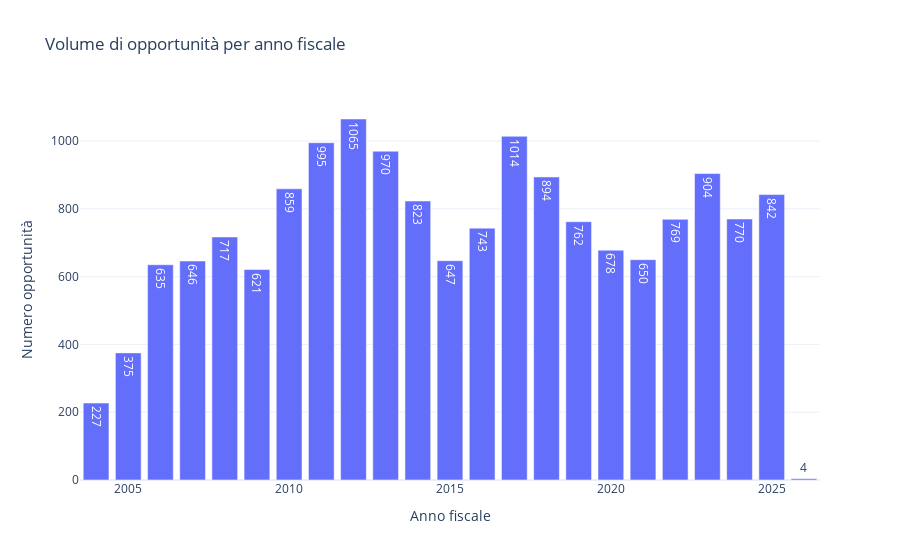
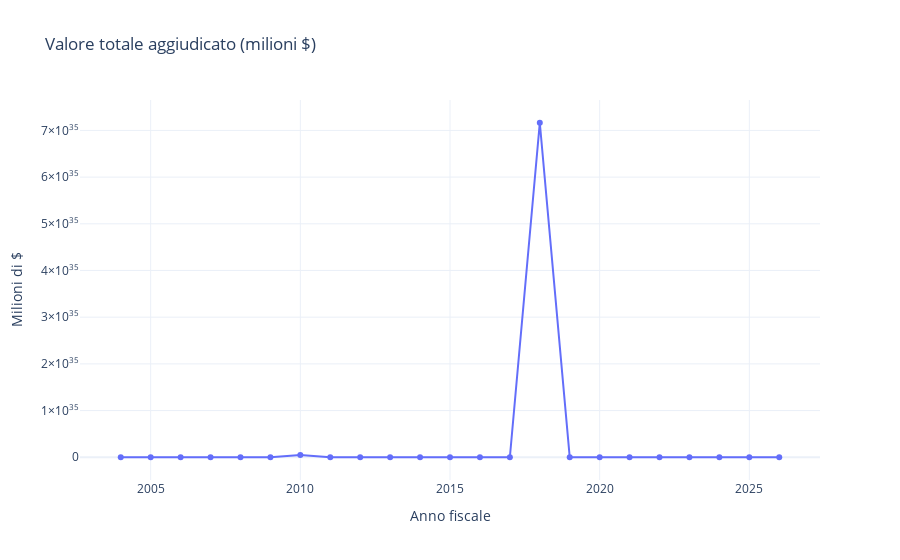
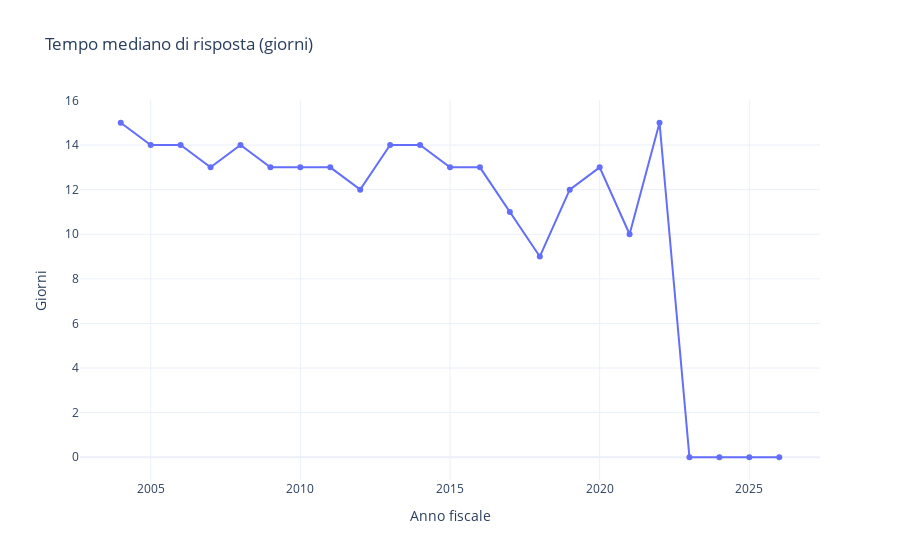
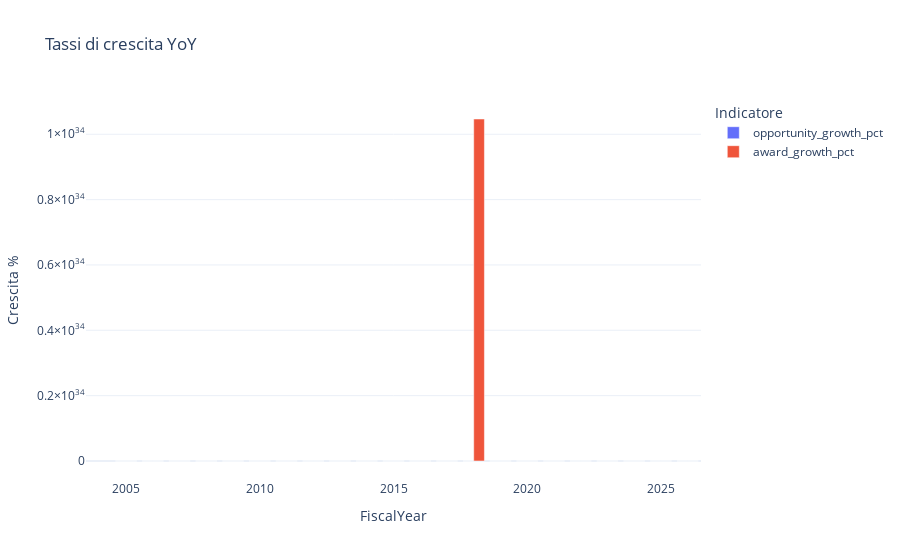

Notebook code cell kept with these figures, in order:
### Code cell
fig_volume = px.bar(
    yearly_stats,
    x="FiscalYear",
    y="total_opportunities",
    title="Volume di opportunità per anno fiscale",
    labels={"FiscalYear": "Anno fiscale", "total_opportunities": "Numero opportunità"},
    text_auto=True,
    template="plotly_white",
)
fig_award = px.line(
    yearly_stats,
    x="FiscalYear",
    y="total_awarded_mln",
    markers=True,
    title="Valore totale aggiudicato (milioni $)",
    labels={"FiscalYear": "Anno fiscale", "total_awarded_mln": "Milioni di $"},
    template="plotly_white",
)
fig_response = px.line(
    yearly_stats,
    x="FiscalYear",
    y="median_response_window_days",
    markers=True,
    title="Tempo mediano di risposta (giorni)",
    labels={"FiscalYear": "Anno fiscale", "median_response_window_days": "Giorni"},
    template="plotly_white",
)
fig_growth = px.bar(
    yearly_stats,
    x="FiscalYear",
    y=["opportunity_growth_pct", "award_growth_pct"],
    title="Tassi di crescita YoY",
    labels={"value": "Crescita %", "variable": "Indicatore"},
    barmode="group",
    template="plotly_white",
)

fig_volume.show()
fig_award.show()
fig_response.show()
fig_growth.show()

### Figure 1 — Plotly figure (JSON) as saved in the notebook; plotly's stock layout.template omitted (floating-point values rounded to 4 significant figures)
{"data": [{"hovertemplate": "Anno fiscale=%{x}<br>Numero opportunità=%{y}<extra></extra>", "legendgroup": "", "marker": {"color": "#636efa", "pattern": {"shape": ""}}, "name": "", "orientation": "v", "showlegend": false, "textposition": "auto", "texttemplate": "%{y}", "type": "bar", "x": [2004, 2005, 2006, 2007, 2008, 2009, 2010, 2011, 2012, 2013, 2014, 2015, 2016, 2017, 2018, 2019, 2020, 2021, 2022, 2023, 2024, 2025, 2026], "xaxis": "x", "y": [227, 375, 635, 646, 717, 621, 859, 995, 1065, 970, 823, 647, 743, 1014, 894, 762, 678, 650, 769, 904, 770, 842, 4], "yaxis": "y"}], "layout": {"barmode": "relative", "legend": {"tracegroupgap": 0}, "title": {"text": "Volume di opportunità per anno fiscale"}, "xaxis": {"anchor": "y", "domain": [0, 1], "title": {"text": "Anno fiscale"}}, "yaxis": {"anchor": "x", "domain": [0, 1], "title": {"text": "Numero opportunità"}}}}

### Figure 2 — Plotly figure (JSON) as saved in the notebook; plotly's stock layout.template omitted (floating-point values rounded to 4 significant figures)
{"data": [{"hovertemplate": "Anno fiscale=%{x}<br>Milioni di $=%{y}<extra></extra>", "legendgroup": "", "line": {"color": "#636efa", "dash": "solid"}, "marker": {"symbol": "circle"}, "mode": "lines+markers", "name": "", "orientation": "v", "showlegend": false, "type": "scatter", "x": [2004, 2005, 2006, 2007, 2008, 2009, 2010, 2011, 2012, 2013, 2014, 2015, 2016, 2017, 2018, 2019, 2020, 2021, 2022, 2023, 2024, 2025, 2026], "xaxis": "x", "y": [569.6, 250000000.0, 540.8, 1134.0, 10000000000.0, 10000000000.0, 4.697e+33, 9680.0, 5503.0, 14970.0, 40680.0, 2853.0, 55430.0, 6845.0, 7.164e+35, 22170.0, 13530.0, 5683.0, 2494.0, 4674.0, 39880.0, 98130.0, 138.8], "yaxis": "y"}], "layout": {"legend": {"tracegroupgap": 0}, "title": {"text": "Valore totale aggiudicato (milioni $)"}, "xaxis": {"anchor": "y", "domain": [0, 1], "title": {"text": "Anno fiscale"}}, "yaxis": {"anchor": "x", "domain": [0, 1], "title": {"text": "Milioni di $"}}}}

### Figure 3 — Plotly figure (JSON) as saved in the notebook; plotly's stock layout.template omitted (floating-point values rounded to 4 significant figures)
{"data": [{"hovertemplate": "Anno fiscale=%{x}<br>Giorni=%{y}<extra></extra>", "legendgroup": "", "line": {"color": "#636efa", "dash": "solid"}, "marker": {"symbol": "circle"}, "mode": "lines+markers", "name": "", "orientation": "v", "showlegend": false, "type": "scatter", "x": [2004, 2005, 2006, 2007, 2008, 2009, 2010, 2011, 2012, 2013, 2014, 2015, 2016, 2017, 2018, 2019, 2020, 2021, 2022, 2023, 2024, 2025, 2026], "xaxis": "x", "y": [15.0, 14.0, 14.0, 13.0, 14.0, 13.0, 13.0, 13.0, 12.0, 14.0, 14.0, 13.0, 13.0, 11.0, 9.0, 12.0, 13.0, 10.0, 15.0, 0.0, 0.0, 0.0, 0.0], "yaxis": "y"}], "layout": {"legend": {"tracegroupgap": 0}, "title": {"text": "Tempo mediano di risposta (giorni)"}, "xaxis": {"anchor": "y", "domain": [0, 1], "title": {"text": "Anno fiscale"}}, "yaxis": {"anchor": "x", "domain": [0, 1], "title": {"text": "Giorni"}}}}

### Figure 4 — Plotly figure (JSON) as saved in the notebook; plotly's stock layout.template omitted (floating-point values rounded to 4 significant figures)
{"data": [{"alignmentgroup": "True", "hovertemplate": "Indicatore=opportunity_growth_pct<br>FiscalYear=%{x}<br>Crescita %=%{y}<extra></extra>", "legendgroup": "opportunity_growth_pct", "marker": {"color": "#636efa", "pattern": {"shape": ""}}, "name": "opportunity_growth_pct", "offsetgroup": "opportunity_growth_pct", "orientation": "v", "showlegend": true, "textposition": "auto", "type": "bar", "x": [2004, 2005, 2006, 2007, 2008, 2009, 2010, 2011, 2012, 2013, 2014, 2015, 2016, 2017, 2018, 2019, 2020, 2021, 2022, 2023, 2024, 2025, 2026], "xaxis": "x", "y": [NaN, 65.2, 69.33, 1.732, 10.99, -13.39, 38.33, 15.83, 7.035, -8.92, -15.15, -21.39, 14.84, 36.47, -11.83, -14.77, -11.02, -4.13, 18.31, 17.56, -14.82, 9.351, -99.52], "yaxis": "y"}, {"alignmentgroup": "True", "hovertemplate": "Indicatore=award_growth_pct<br>FiscalYear=%{x}<br>Crescita %=%{y}<extra></extra>", "legendgroup": "award_growth_pct", "marker": {"color": "#EF553B", "pattern": {"shape": ""}}, "name": "award_growth_pct", "offsetgroup": "award_growth_pct", "orientation": "v", "showlegend": true, "textposition": "auto", "type": "bar", "x": [2004, 2005, 2006, 2007, 2008, 2009, 2010, 2011, 2012, 2013, 2014, 2015, 2016, 2017, 2018, 2019, 2020, 2021, 2022, 2023, 2024, 2025, 2026], "xaxis": "x", "y": [NaN, 43890000.0, -100.0, 109.8, 881400000.0, 9.372e-05, 4.697e+25, -100.0, -43.15, 172.1, 171.7, -92.99, 1842.0, -87.65, 1.047e+34, -100.0, -38.94, -58.01, -56.11, 87.41, 753.1, 146.1, -99.86], "yaxis": "y"}], "layout": {"barmode": "group", "legend": {"title": {"text": "Indicatore"}, "tracegroupgap": 0}, "title": {"text": "Tassi di crescita YoY"}, "xaxis": {"anchor": "y", "domain": [0, 1], "title": {"text": "FiscalYear"}}, "yaxis": {"anchor": "x", "domain": [0, 1], "title": {"text": "Crescita %"}}}}
